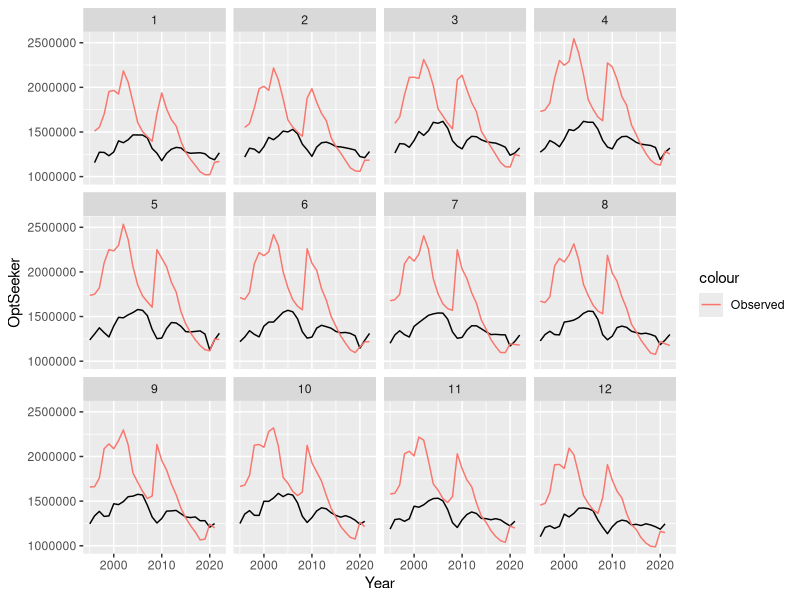

Recreate this plot in R.
## ---- chunk 1
library(tidyverse)
library(readxl)

Data <- read_excel("HallowFullTime.xlsx")

Data <- mutate(Data,
               OptSeeker = (Seeker*Vacancy)^0.5)

ggplot(Data, aes(x = Year,
                 y = OptSeeker)) +
  geom_line() +
  geom_line(aes(y = Seeker,
                color = "Observed")) +
  facet_wrap(~ Month)
